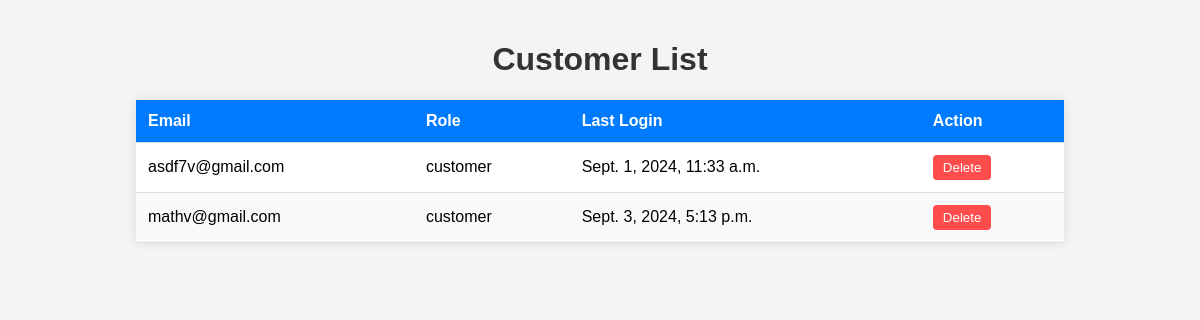
The page /customerdetails on the database as committed earlier.
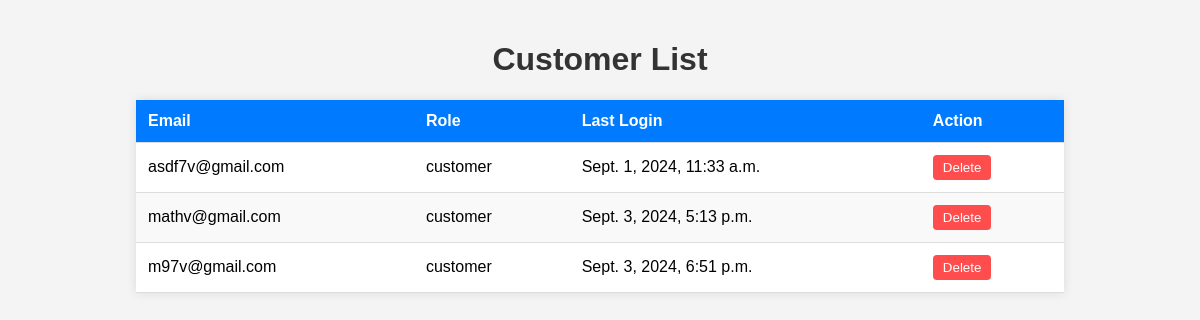
The same page on the database as committed later.
### autocareweb/models.py (models this page shows, shortened)
class CustomUser(AbstractBaseUser, PermissionsMixin):
    email = models.EmailField(unique=True)
    role = models.CharField(max_length=20, choices=UserRole.choices, default=UserRole.CUSTOMER)
    is_active = models.BooleanField(default=True)
    is_staff = models.BooleanField(default=False)
    objects = CustomUserManager()
    USERNAME_FIELD = 'email'
    REQUIRED_FIELDS = []

### autocareweb/views.py (the view)
def customerdetails(request):
    customers = CustomUser.objects.filter(role='customer').select_related('details')
    return render(request,'admin/customerdetails.html',{'customers':customers})

### templates/admin/customerdetails.html (shortened to what this page needs)
{% load static %}
<!DOCTYPE html>
<html lang="en">
<head>
</head>
<body>
    <h1>Customer List</h1>
    <table>
        <thead>
            <tr>
                <th>Email</th>
                <th>Role</th>
                <th>Last Login</th>
                <th>Action</th>
            </tr>
        </thead>
        <tbody>
            {% for customer in customers %}
                <tr>
                    <td>{{ customer.email }}</td>
                    <td>{{ customer.role }}</td>
                    <td>{{ customer.last_login }}</td>
                    <td>
                        <form method="POST" action="{% url 'delete_customer' customer.email %}">
                          <button type="submit" class="delete-btn">Delete</button>
                        </form>
                    </td>
                </tr>
            {% endfor %}
        </tbody>
    </table>
</body>
</html>

Rows that differ between the two databases and show on the page:
added CustomUser: email "m97v@gmail.com", role "customer", last_login "Sept. 3, 2024, 6:51 p.m."
